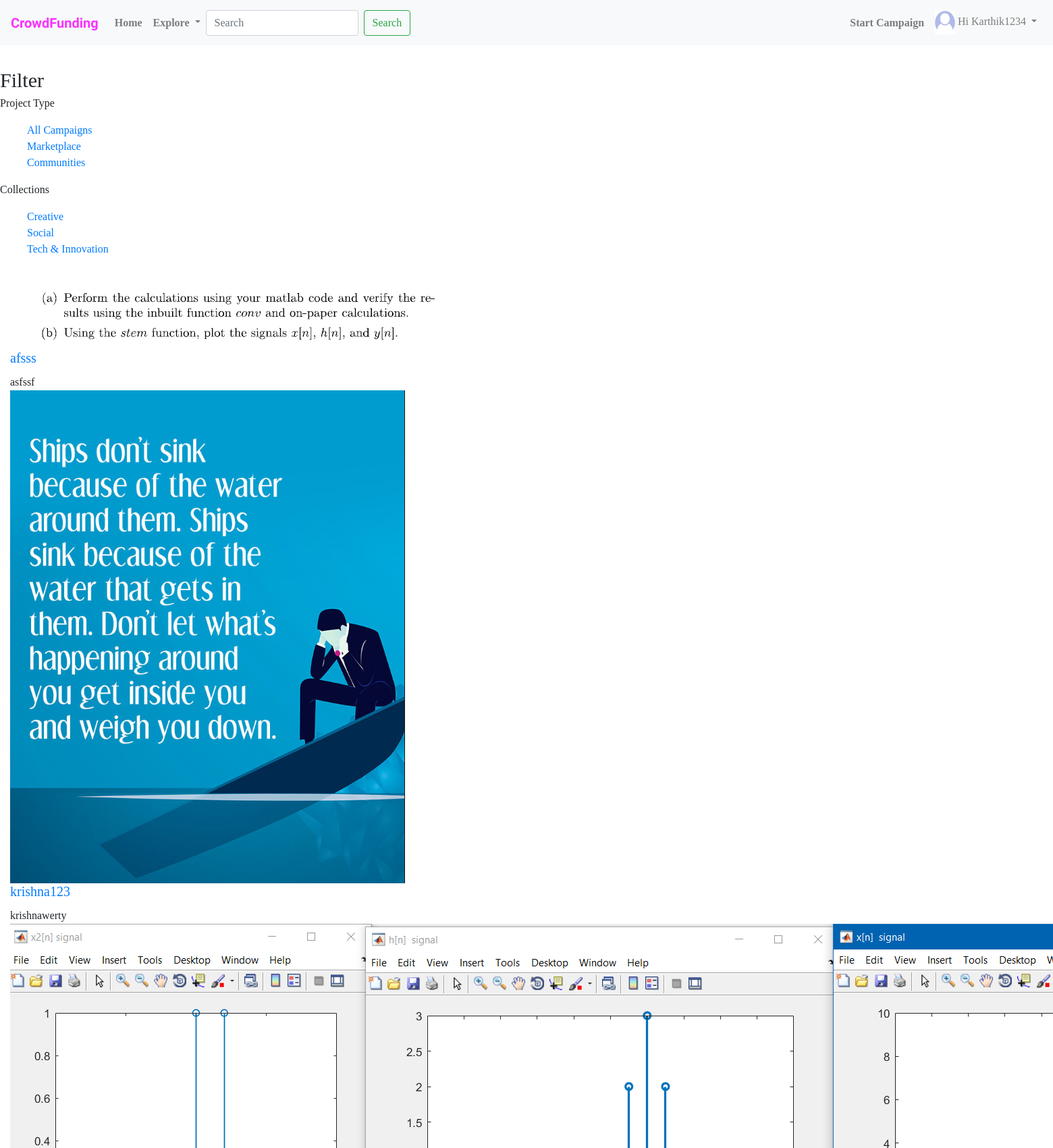
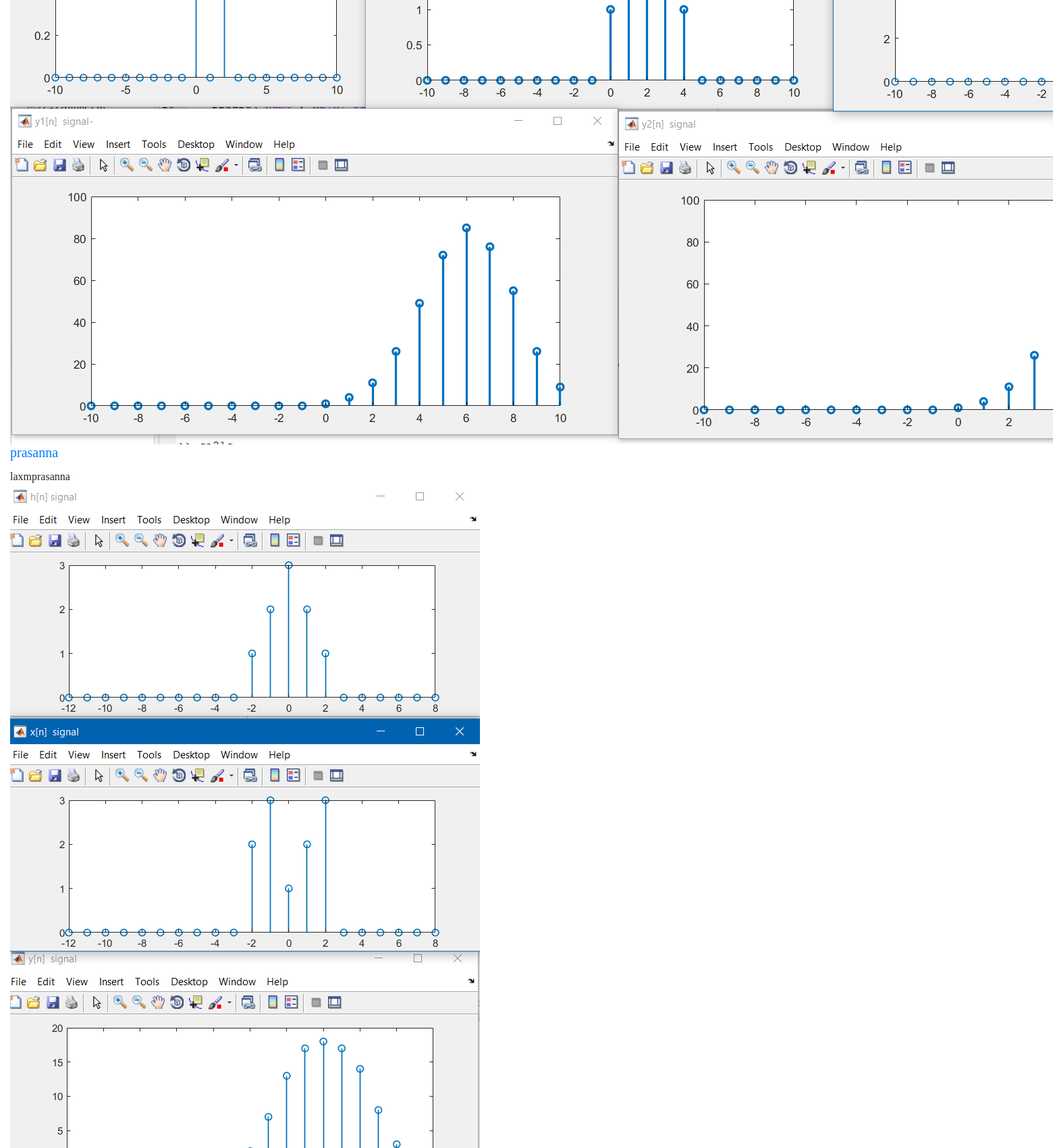
/startFundraiser/all_campaigns/ (signed in, upper part), run on the app's committed database (2 pictures, top to bottom).
### startFundraiser/models.py (models this page shows, shortened)
class Campaign(models.Model):
    user = models.ForeignKey(User, on_delete=models.CASCADE)
    campaign_Title = models.CharField(max_length=200)
    campaign_Tagline = models.CharField(max_length=200)
    campaign_Card_Image = models.ImageField(blank=True, null=True)
    campaign_Category = models.CharField(
        max_length=20,
        choices=choose_from_categories,
    )
    country = models.CharField(max_length=50, default='India')
    city = models.CharField(max_length=50)
    image = models.FileField()
    tags = models.CharField(max_length=200, blank=True, null=True)
    overview = models.TextField(max_length=500)
    story = models.TextField(max_length=500, blank=True, null=True)
    goal = models.FloatField()
    start_Date = models.DateField()
    end_Date = models.DateField()
    pledged = models.FloatField(default=0.0)
    people_pledged = models.IntegerField(default=0)

### startFundraiser/views.py (the view)
# urls.py: url('all_campaigns/', views.campaigns, name='campaigns'),
def campaigns(request):
    projects = Campaign.objects.all()
    return render(request, 'startFundraiser/campaigns.html', {'projects': projects})

### template/startFundraiser/campaigns.html (shortened to what this page needs)
{% extends 'startFundraiser/base.html' %}
{% block content %}
<div class="wrapper">
    <nav id="sidebar">
        <div class="sidebar-header" style="font-size: 30px">Filter</div>
    <p>Project Type</p>
        <ul type="None">
            <li><a href="{% url 'startFundraiser:campaigns' %}">All Campaigns</a></li>
            <li><a href="{% url 'startFundraiser:campaigns' %}">Marketplace</a></li>
            <li><a href="{% url 'startFundraiser:campaigns' %}">Communities</a></li>
        </ul>
    <p>Collections</p>
        <ul type="None" style="margin-left: auto">
            <li><a href="{% url 'startFundraiser:creative' %}">Creative</a></li>
            <li><a href="{% url 'startFundraiser:social' %}">Social</a></li>
            <li><a href="{% url 'startFundraiser:tech' %}">Tech &amp; Innovation</a></li>
        </ul>
    </nav>
</div>
            {% for project in projects %}
                <div class="col-sm-4 col-lg-3">
                    <div class="thumbnail">
                        <a href="{% url 'startFundraiser:campaign_detail' project.id %}">
                            <img  src="{{ project.image.url }}" alt="Card image cap" class="img-responsive">
                        </a>
                        <div class="caption">
                            <a href="{% url 'startFundraiser:campaign_detail' project.id %}"><h5 class="card-title">{{ project.campaign_Title }}</h5></a>
                            <p class="card-text">{{ project.campaign_Tagline }}</p>
                        </div>
                    </div>
                </div>
            {% endfor %}
{% endblock %}

### template/startFundraiser/base.html (shortened to what this page needs)
{% load staticfiles %}
<!DOCTYPE html>
<html lang="en">
    <head>
        <link rel="stylesheet" href="https://stackpath.bootstrapcdn.com/bootstrap/4.1.3/css/bootstrap.min.css">
        <link rel='stylesheet' href="{% static 'project/style.css' %}"
  </head>
<body>
  <nav class="navbar navbar-expand-lg navbar-light bg-light fixed-top" >
  <a class="navbar-brand" href="#" style="color:#F933FF;"><b>CrowdFunding</b></a>
  <div class="collapse navbar-collapse" id="navbarSupportedContent">
  <ul class="navbar-nav mr-auto">
    <li class="nav-item">
      <a class="nav-link" href="{% url 'project:home' %}"  onMouseOver="this.style.color='#F933FF'"   onMouseOut="this.style.color='black'"><b>Home </b><span class="sr-only">(current)</span></a>
    </li>
    <li class="nav-item dropdown">
      <a class="nav-link dropdown-toggle" href="{% url 'startFundraiser:campaigns' %}" id="navbarDropdown" role="button" data-toggle="dropdown" aria-haspopup="true" aria-expanded="false" onMouseOver="this.style.color='#F933FF'"   onMouseOut="this.style.color='black'"><b>Explore </b><span class="sr-only">(current)</span></a>
    </li>
    <form class="form-inline my-2 my-lg-0" action="{% url 'project:post_list' %}">
      <input class="form-control mr-sm-2" type="search" placeholder="Search" aria-label="Search" name="q">
      <button class="btn btn-outline-success my-2 my-sm-0" type="submit">Search</button>
    </form>
  </ul>
  <ul class="navbar-nav">
    <a href="{% url 'startFundraiser:start_campaign' %}" class="nav-link" onMouseOver="this.style.color='#F933FF'"   onMouseOut="this.style.color='black'"><b>Start Campaign</b> <span class="sr-only">(current)</span></a>
  </ul>
  <ul class="navbar-nav">
    {% if request.user.is_authenticated %}
    <li class="nav-item dropdown">
      <a class="nav-link dropdown-toggle" href="#" id="navbarDropdown" role="button" data-toggle="dropdown" aria-haspopup="true" aria-expanded="false">
        {% if request.user.profile.photo %}
          <img src="{{ request.user.profile.photo.url }}" alt="" class="navbar-img" width="30px" height="35px">
        {% else %}
          <img src="{% static 'project/images/user.png' %}" alt="" class="navbar-img" width="30px" height="35px">
        {% endif %}
        <span> Hi {{ request.user|capfirst }} </span>
      </a>
    </li>
    {% else %}
    <li class="nav-item">
      <a href="{% url 'project:user_login' %}" class="nav-link" onMouseOver="this.style.color='#F933FF'"   onMouseOut="this.style.color='black'"><b>Login</b> <span class="sr-only">(current)</span></a>
    </li>
    {% endif %}
  </ul>
  </div>
  </nav>
  <br><br><br><br>
    {% block content %}
    {% endblock %}
    </body>
</html>

### static/project/style.css (style rules this page uses)
html { position:relative; min-height:100%; }
body { font-family:'Lucida casual','Comic Sans MS'; }
.navbar-brand { font-family: 'Sacramento', cursive; }

### data on the page
Campaign: image (picture), campaign_Title "afsss", campaign_Tagline "asfssf"
Campaign: image (picture), campaign_Title "krishna123", campaign_Tagline "krishnawerty"
Campaign: image (picture), campaign_Title "prasanna", campaign_Tagline "laxmprasanna"
Campaign: image (picture)

### other printed values
{{ request.user|capfirst }} "Karthik1234"
